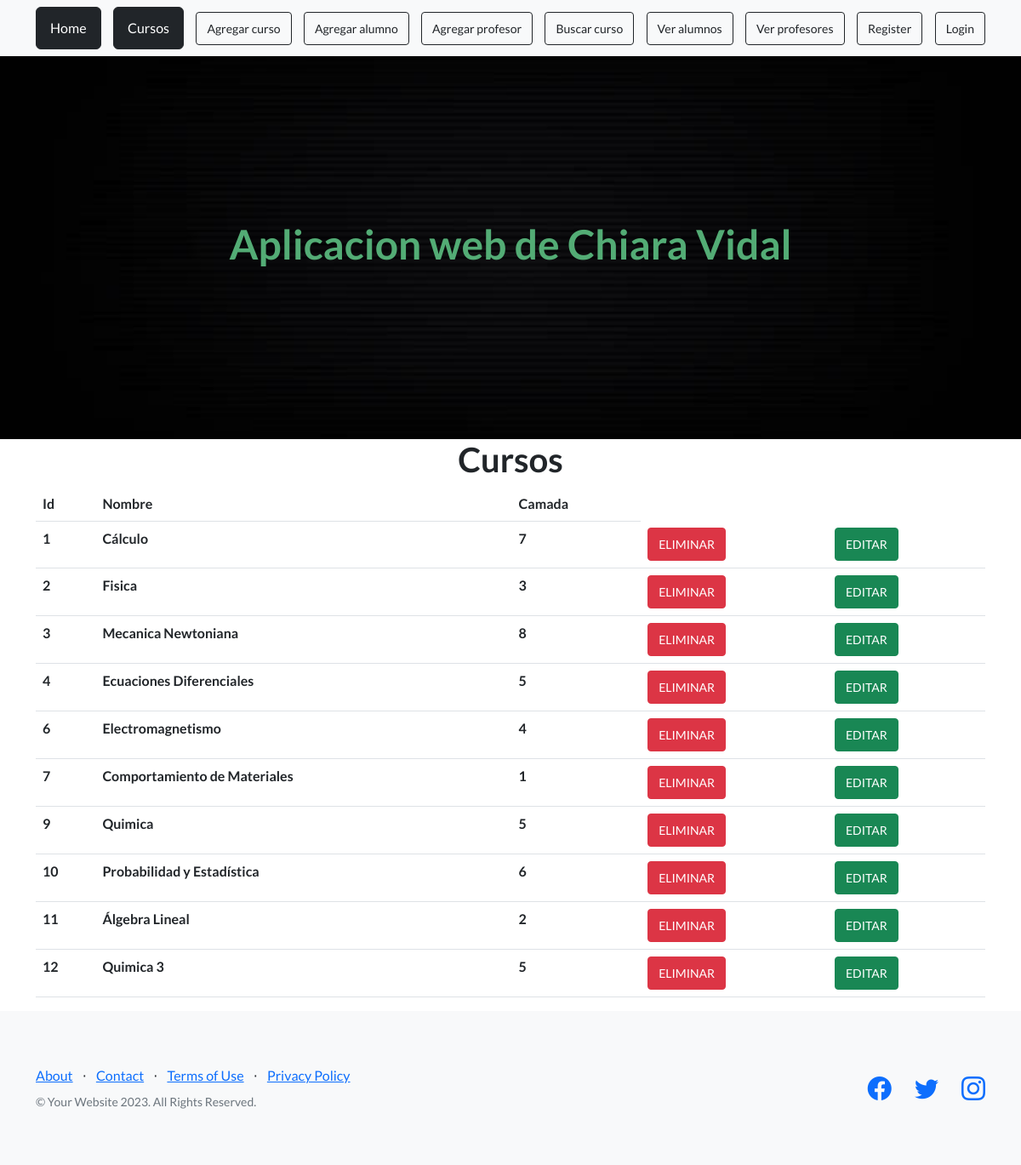
Page /AppChiara/ver_cursos on the committed database.
### AppChiara/models.py (models this page shows, shortened)
class Curso(models.Model):
    nombre = models.CharField(max_length=40)
    camada = models.IntegerField()

### AppChiara/views.py (the view)
# urls.py: path("ver_cursos", views.ver_cursos , name="Cursos"),
def ver_cursos(request):
    cursos = Curso.objects.all()
    avatares = Avatar.objects.filter(user=request.user.id)
    return render( request , "cursos.html", {"cursos":cursos, "url": avatares[0].imagen.url if avatares.exists() else None})

### AppChiara/template/cursos.html
{% extends 'padre.html' %}
{% load static %}
{% block contenido %}
<main class="container">
    <h1 class="text-xl-center title"> Cursos </h1>
    <table class="table">
        <thead>
            <tr>
                <th>Id</th>
                <th>Nombre</th>
                <th>Camada</th>
            </tr>
        </thead>
        <tbody>
            {% for n in cursos %}
            <tr>
                <th scope="row">{{n.id}}</th>
                <th>{{n.nombre}}</th>
                <th>{{n.camada}}</th>
                <td><a href="{% url 'elimina_curso' n.id %}" class="btn btn-danger btn-sm">ELIMINAR</a></td>
                <td><a href="{% url 'editar_curso'  n.id %}" class="btn btn-success btn-sm">EDITAR</a></td>
            </tr>
            {% endfor %}
        </tbody>
    </table>
</main>
{% endblock %}

### rows in the picture
Curso: id "1", nombre "Cálculo", camada "7"
Curso: id "2", nombre "Fisica", camada "3"
Curso: id "3", nombre "Mecanica Newtoniana", camada "8"
Curso: id "4", nombre "Ecuaciones Diferenciales", camada "5"
Curso: id "6", nombre "Electromagnetismo", camada "4"
Curso: id "7", nombre "Comportamiento de Materiales", camada "1"
Curso: id "9", nombre "Quimica", camada "5"
Curso: id "10", nombre "Probabilidad y Estadística", camada "6"
Curso: id "11", nombre "Álgebra Lineal", camada "2"
Curso: id "12", nombre "Quimica 3", camada "5"
